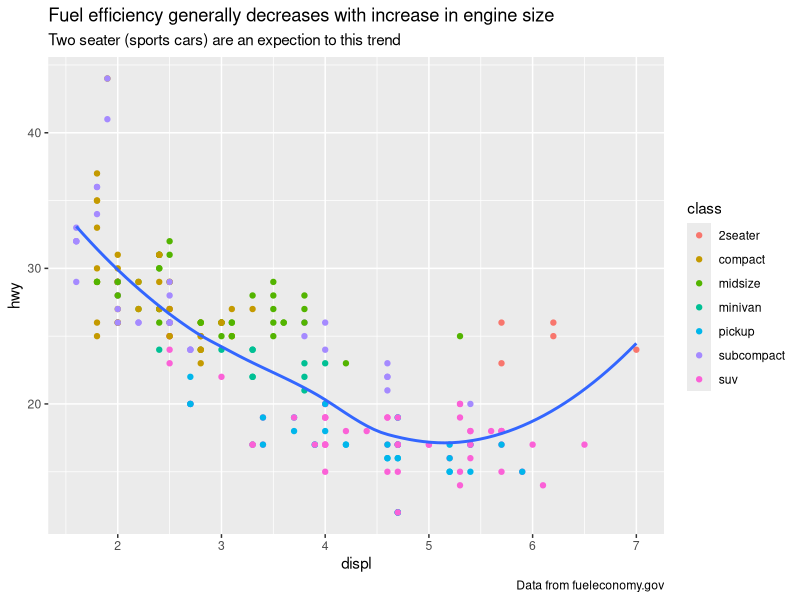
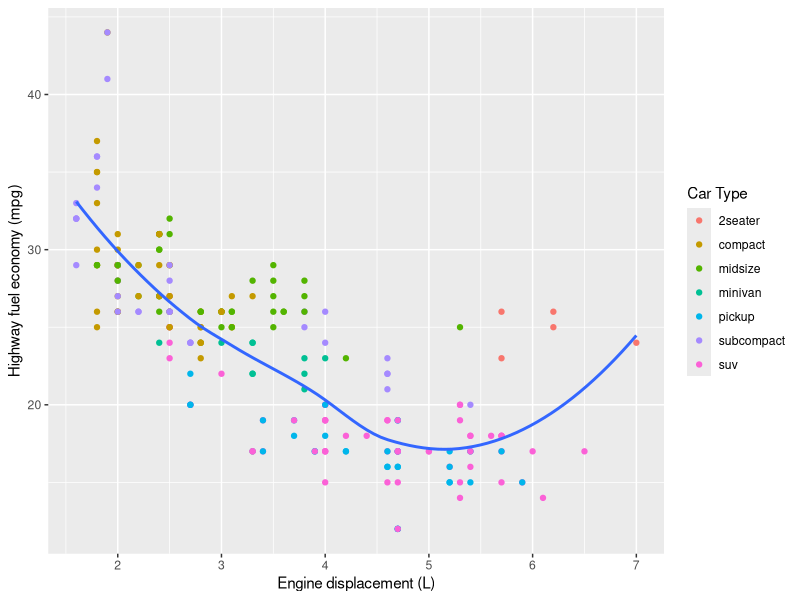
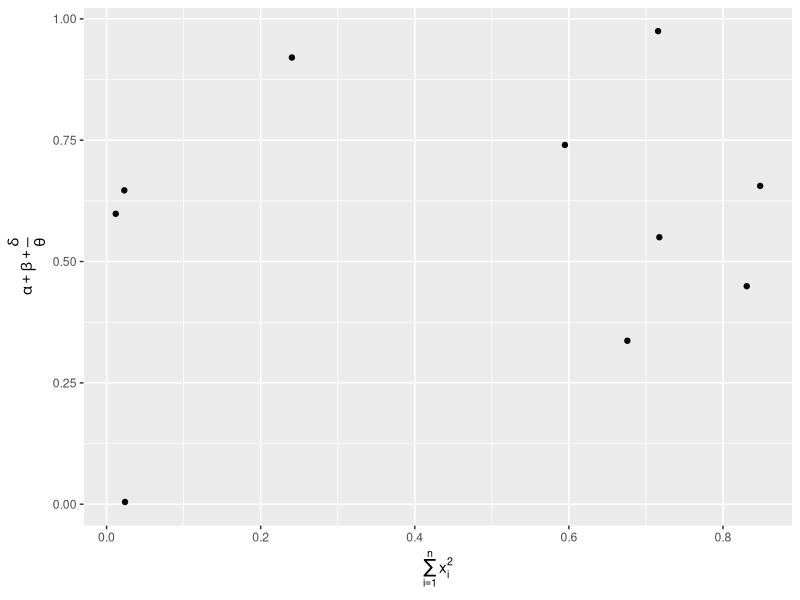
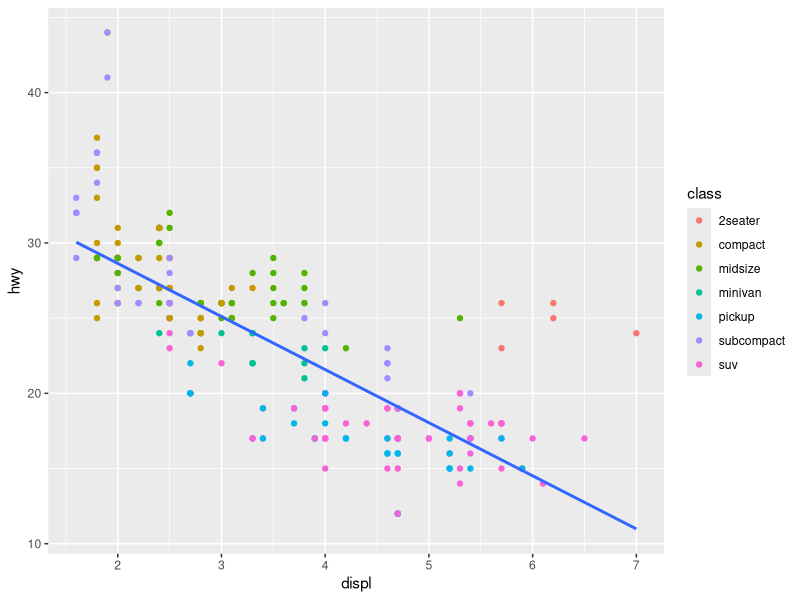
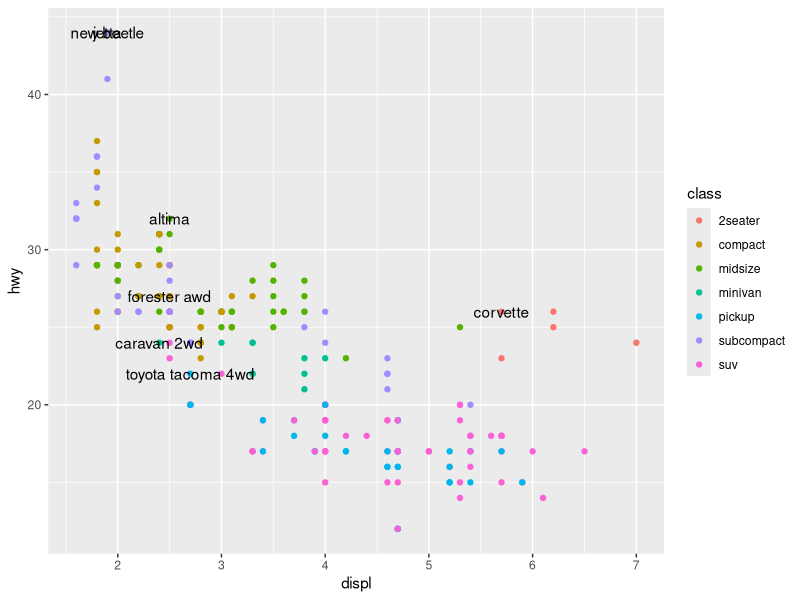
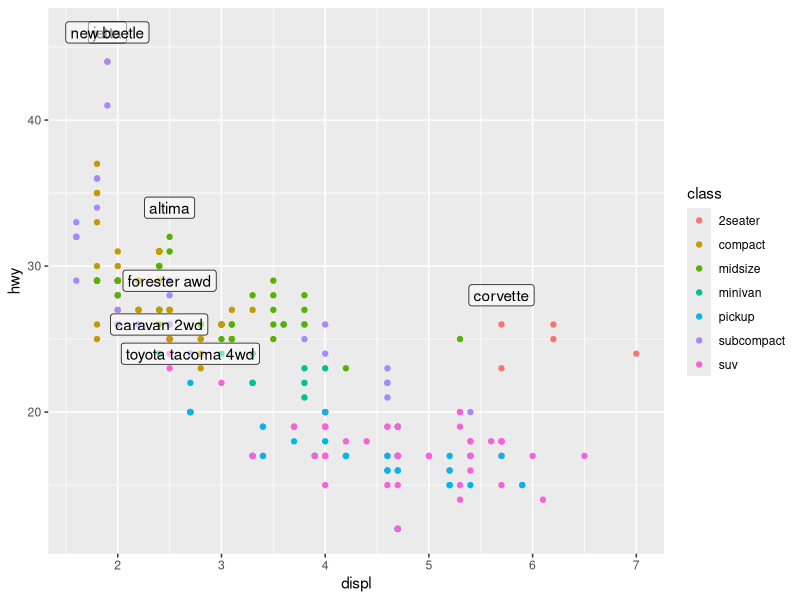
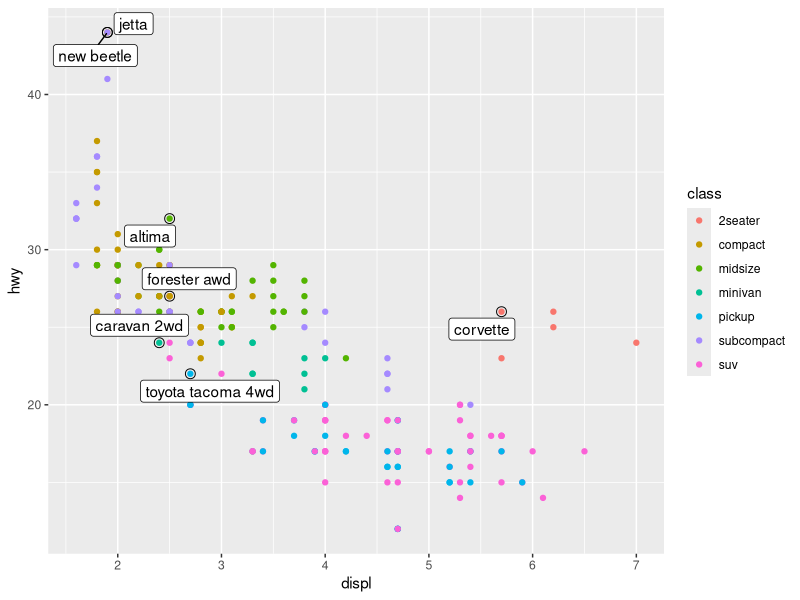
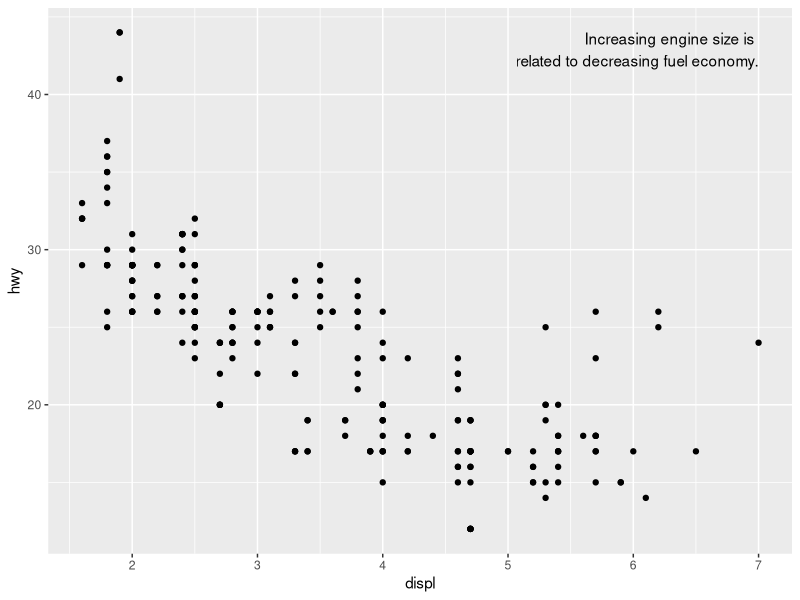

Generate these figures, in order, with R:
library(tidyverse)

ggplot(mpg, aes(displ, hwy)) +
  geom_point(aes(color = class)) +
  geom_smooth(se = FALSE) +
  labs(title = "Fuel efficiency generally decreases with increase in engine size",
       subtitle = "Two seater (sports cars) are an expection to this trend",
       caption = "Data from fueleconomy.gov")

ggplot(mpg, aes(displ, hwy)) +
  geom_point(aes(color = class)) +
  geom_smooth(se = FALSE) +
  labs(x = "Engine displacement (L)",
       y = "Highway fuel economy (mpg)",
       colour = "Car Type")

df <- tibble(
  x = runif(10),
  y = runif(10)
)
ggplot(df, aes(x, y)) +
  geom_point() +
  labs(
    x = quote(sum(x[i] ^ 2, i == 1, n)),
    y = quote(alpha + beta + frac(delta, theta))
  )

?plotmath

ggplot(mpg, aes(displ, hwy)) +
  geom_point(aes(color = class)) +
  geom_smooth(se = FALSE, method = "lm")

best_in_class <- mpg %>%
  group_by(class) %>%
  filter(row_number(desc(hwy))==1)

best_in_class

ggplot(mpg, aes(displ,hwy)) +
  geom_point(aes(color = class)) +
  geom_text(aes(label = model), data = best_in_class)

ggplot(mpg, aes(displ, hwy)) +
  geom_point(aes(colour = class)) +
  geom_label(aes(label = model), data = best_in_class, nudge_y = 2, alpha = 0.5)

ggplot(mpg, aes(displ, hwy)) +
  geom_point(aes(colour = class)) +
  geom_point(size = 3, shape = 1, data = best_in_class) +
  ggrepel::geom_label_repel(aes(label = model), data = best_in_class)

label <- mpg %>%
  summarise(
    displ = max(displ),
    hwy = max(hwy),
    label = "Increasing engine size is \nrelated to decreasing fuel economy."
  )

ggplot(mpg, aes(displ, hwy)) +
  geom_point() +
  geom_text(aes(label = label), data = label, vjust = "top", hjust = "right")

label <- tibble(
  displ = Inf,
  hwy = Inf,
  label = "Increasing engine size is \nrelated to decreasing fuel economy."
)

ggplot(mpg, aes(displ, hwy)) +
  geom_point() +
  geom_text(aes(label = label), data = label, vjust = "top", hjust = "right")

ggplot(mpg, aes(displ, hwy)) +
  geom_point() +
  scale_y_continuous(breaks = seq(15,40, by =5))

ggplot(mpg, aes(displ, hwy)) +
  geom_point() +
  scale_x_continuous(labels = NULL) +
  scale_y_continuous(labels = NULL)

#not working
presidential %>%
  mutate(id = 33 + row_number()) %>%
  ggplot(aes(start, id)) +
  geom_point() +
  geom_segment(aes(xend = end, yend = id)) +
  scale_x_date(NULL, breaks = presidential$start, date_labels = "'%y")

base <- ggplot(mpg, aes(displ, hwy)) +
  geom_point(aes(colour = class))

base + theme(legend.position = "left")
base + theme(legend.position = "top")
base + theme(legend.position = "bottom")
base + theme(legend.position = "right") # the default

ggplot(mpg, aes(displ, hwy)) +
  geom_point(aes(colour = class)) +
  geom_smooth(se = FALSE) +
  theme(legend.position = "bottom") +
  guides(colour = guide_legend(nrow = 1, override.aes = list(size = 4)))

ggplot(diamonds, aes(carat, price)) +
  geom_bin2d()

ggplot(diamonds, aes(log10(carat), log10(price))) +
  geom_bin2d()

ggplot(diamonds, aes(carat, price)) +
  geom_bin2d() + 
  scale_x_log10() + 
  scale_y_log10()

ggplot(mpg, aes(displ, hwy)) +
  geom_point(aes(color = drv)) +
  scale_colour_brewer(palette = "Set1")

ggplot(mpg, aes(displ, hwy)) +
  geom_point(aes(color = drv, shape = drv)) +
  scale_colour_brewer(palette = "Set1")

#Not working
presidential %>%
  mutate(id = 33 + row_number()) %>%
  ggplot(aes(start, id, colour = party)) +
  geom_point() +
  geom_segment(aes(xend = end, yend = id)) +
  scale_colour_manual(values = c(Republican = "red", Democratic = "blue"))

df <- tibble(
  x = rnorm(10000),
  y = rnorm(10000)
)
ggplot(df, aes(x, y)) +
  geom_hex() +
  coord_fixed()
#> Loading required package: methods

ggplot(df, aes(x, y)) +
  geom_hex() +
  viridis::scale_fill_viridis() +
  coord_fixed()

ggplot(df, aes(x, y)) +
  geom_hex() +
  scale_colour_gradient(low = "white", high = "red") +
  coord_fixed()

ggplot(diamonds, aes(carat, price)) +
  geom_point(aes(colour = cut), alpha = 1/20)

ggplot(mpg, aes(x = displ, y = hwy)) +
  geom_point(aes(color = class), size =4) +
  theme_light()

